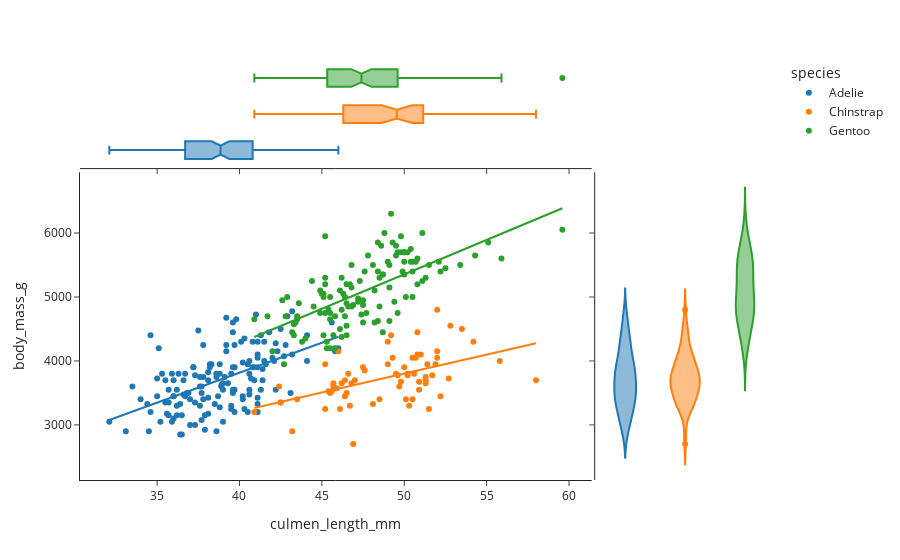

The cell this chart's notebook holds for it:
### Code cell
fig = px.scatter(df, x="culmen_length_mm", y="body_mass_g", color="species", marginal_y="violin",
           marginal_x="box", trendline="ols", template="simple_white")
fig.show()

### Figure 1 — Plotly figure (JSON) as saved in the notebook; plotly's stock layout.template omitted (floating-point values rounded to 4 significant figures; data arrays with more than 128 entries replaced by an {"elided": "..."} marker saying what was removed)
{"data": [{"hovertemplate": "species=Adelie<br>culmen_length_mm=%{x}<br>body_mass_g=%{y}<extra></extra>", "legendgroup": "Adelie", "marker": {"color": "#1F77B4", "symbol": "circle"}, "mode": "markers", "name": "Adelie", "orientation": "v", "showlegend": true, "type": "scatter", "x": {"elided": "146 float values"}, "xaxis": "x", "y": {"elided": "146 int values"}, "yaxis": "y"}, {"alignmentgroup": "True", "hovertemplate": "species=Adelie<br>culmen_length_mm=%{x}<extra></extra>", "legendgroup": "Adelie", "marker": {"color": "#1F77B4", "symbol": "circle"}, "name": "Adelie", "notched": true, "offsetgroup": "Adelie", "showlegend": false, "type": "box", "x": {"elided": "146 float values"}, "xaxis": "x3", "yaxis": "y3"}, {"alignmentgroup": "True", "hovertemplate": "species=Adelie<br>body_mass_g=%{y}<extra></extra>", "legendgroup": "Adelie", "marker": {"color": "#1F77B4", "symbol": "circle"}, "name": "Adelie", "offsetgroup": "Adelie", "scalegroup": "y", "showlegend": false, "type": "violin", "xaxis": "x2", "y": {"elided": "146 int values"}, "yaxis": "y2"}, {"hovertemplate": "<b>OLS trendline</b><br>body_mass_g = 93.7491 * culmen_length_mm + 66.4508<br>R<sup>2</sup>=0.296237<br><br>species=Adelie<br>culmen_length_mm=%{x}<br>body_mass_g=%{y} <b>(trend)</b><extra></extra>", "legendgroup": "Adelie", "marker": {"color": "#1F77B4", "symbol": "circle"}, "mode": "lines", "name": "Adelie", "showlegend": false, "type": "scatter", "x": {"elided": "146 float values"}, "xaxis": "x", "y": {"elided": "146 float values"}, "yaxis": "y"}, {"hovertemplate": "species=Chinstrap<br>culmen_length_mm=%{x}<br>body_mass_g=%{y}<extra></extra>", "legendgroup": "Chinstrap", "marker": {"color": "#FF7F0E", "symbol": "circle"}, "mode": "markers", "name": "Chinstrap", "orientation": "v", "showlegend": true, "type": "scatter", "x": [46.5, 50, 51.3, 45.4, 52.7, 45.2, 46.1, 51.3, 46, 51.3, 46.6, 51.7, 47, 52, 45.9, 50.5, 50.3, 58, 46.4, 49.2, 42.4, 48.5, 43.2, 50.6, 46.7, 52, 50.5, 49.5, 46.4, 52.8, 40.9, 54.2, 42.5, 51, 49.7, 47.5, 47.6, 52, 46.9, 53.5, 49, 46.2, 50.9, 45.5, 50.9, 50.8, 50.1, 49, 51.5, 49.8, 48.1, 51.4, 45.7, 50.7, 42.5, 52.2, 45.2, 49.3, 50.2, 45.6, 51.9, 46.8, 45.7, 55.8, 43.5, 49.6, 50.8, 50.2], "xaxis": "x", "y": [3500, 3900, 3650, 3525, 3725, 3950, 3250, 3750, 4150, 3700, 3800, 3775, 3700, 4050, 3575, 4050, 3300, 3700, 3450, 4400, 3600, 3400, 2900, 3800, 3300, 4150, 3400, 3800, 3700, 4550, 3200, 4300, 3350, 4100, 3600, 3900, 3850, 4800, 2700, 4500, 3950, 3650, 3550, 3500, 3675, 4450, 3400, 4300, 3250, 3675, 3325, 3950, 3600, 4050, 3350, 3450, 3250, 4050, 3800, 3525, 3950, 3650, 3650, 4000, 3400, 3775, 4100, 3775], "yaxis": "y"}, {"alignmentgroup": "True", "hovertemplate": "species=Chinstrap<br>culmen_length_mm=%{x}<extra></extra>", "legendgroup": "Chinstrap", "marker": {"color": "#FF7F0E", "symbol": "circle"}, "name": "Chinstrap", "notched": true, "offsetgroup": "Chinstrap", "showlegend": false, "type": "box", "x": [46.5, 50, 51.3, 45.4, 52.7, 45.2, 46.1, 51.3, 46, 51.3, 46.6, 51.7, 47, 52, 45.9, 50.5, 50.3, 58, 46.4, 49.2, 42.4, 48.5, 43.2, 50.6, 46.7, 52, 50.5, 49.5, 46.4, 52.8, 40.9, 54.2, 42.5, 51, 49.7, 47.5, 47.6, 52, 46.9, 53.5, 49, 46.2, 50.9, 45.5, 50.9, 50.8, 50.1, 49, 51.5, 49.8, 48.1, 51.4, 45.7, 50.7, 42.5, 52.2, 45.2, 49.3, 50.2, 45.6, 51.9, 46.8, 45.7, 55.8, 43.5, 49.6, 50.8, 50.2], "xaxis": "x3", "yaxis": "y3"}, {"alignmentgroup": "True", "hovertemplate": "species=Chinstrap<br>body_mass_g=%{y}<extra></extra>", "legendgroup": "Chinstrap", "marker": {"color": "#FF7F0E", "symbol": "circle"}, "name": "Chinstrap", "offsetgroup": "Chinstrap", "scalegroup": "y", "showlegend": false, "type": "violin", "xaxis": "x2", "y": [3500, 3900, 3650, 3525, 3725, 3950, 3250, 3750, 4150, 3700, 3800, 3775, 3700, 4050, 3575, 4050, 3300, 3700, 3450, 4400, 3600, 3400, 2900, 3800, 3300, 4150, 3400, 3800, 3700, 4550, 3200, 4300, 3350, 4100, 3600, 3900, 3850, 4800, 2700, 4500, 3950, 3650, 3550, 3500, 3675, 4450, 3400, 4300, 3250, 3675, 3325, 3950, 3600, 4050, 3350, 3450, 3250, 4050, 3800, 3525, 3950, 3650, 3650, 4000, 3400, 3775, 4100, 3775], "yaxis": "y2"}, {"hovertemplate": "<b>OLS trendline</b><br>body_mass_g = 59.1177 * culmen_length_mm + 846.143<br>R<sup>2</sup>=0.263824<br><br>species=Chinstrap<br>culmen_length_mm=%{x}<br>body_mass_g=%{y} <b>(trend)</b><extra></extra>", "legendgroup": "Chinstrap", "marker": {"color": "#FF7F0E", "symbol": "circle"}, "mode": "lines", "name": "Chinstrap", "showlegend": false, "type": "scatter", "x": [40.9, 42.4, 42.5, 42.5, 43.2, 43.5, 45.2, 45.2, 45.4, 45.5, 45.6, 45.7, 45.7, 45.9, 46, 46.1, 46.2, 46.4, 46.4, 46.5, 46.6, 46.7, 46.8, 46.9, 47, 47.5, 47.6, 48.1, 48.5, 49, 49, 49.2, 49.3, 49.5, 49.6, 49.7, 49.8, 50, 50.1, 50.2, 50.2, 50.3, 50.5, 50.5, 50.6, 50.7, 50.8, 50.8, 50.9, 50.9, 51, 51.3, 51.3, 51.3, 51.4, 51.5, 51.7, 51.9, 52, 52, 52, 52.2, 52.7, 52.8, 53.5, 54.2, 55.8, 58], "xaxis": "x", "y": [3264.0, 3353.0, 3359.0, 3359.0, 3400.0, 3418.0, 3518.0, 3518.0, 3530.0, 3536.0, 3542.0, 3548.0, 3548.0, 3560.0, 3566.0, 3571.0, 3577.0, 3589.0, 3589.0, 3595.0, 3601.0, 3607.0, 3613.0, 3619.0, 3625.0, 3654.0, 3660.0, 3690.0, 3713.0, 3743.0, 3743.0, 3755.0, 3761.0, 3772.0, 3778.0, 3784.0, 3790.0, 3802.0, 3808.0, 3814.0, 3814.0, 3820.0, 3832.0, 3832.0, 3838.0, 3843.0, 3849.0, 3849.0, 3855.0, 3855.0, 3861.0, 3879.0, 3879.0, 3879.0, 3885.0, 3891.0, 3903.0, 3914.0, 3920.0, 3920.0, 3920.0, 3932.0, 3962.0, 3968.0, 4009.0, 4050.0, 4145.0, 4275.0], "yaxis": "y"}, {"hovertemplate": "species=Gentoo<br>culmen_length_mm=%{x}<br>body_mass_g=%{y}<extra></extra>", "legendgroup": "Gentoo", "marker": {"color": "#2CA02C", "symbol": "circle"}, "mode": "markers", "name": "Gentoo", "orientation": "v", "showlegend": true, "type": "scatter", "x": [46.1, 50, 48.7, 50, 47.6, 46.5, 45.4, 46.7, 43.3, 46.8, 40.9, 49, 45.5, 48.4, 45.8, 49.3, 42, 49.2, 46.2, 48.7, 50.2, 45.1, 46.5, 46.3, 42.9, 46.1, 47.8, 48.2, 50, 47.3, 42.8, 45.1, 59.6, 49.1, 48.4, 42.6, 44.4, 44, 48.7, 42.7, 49.6, 45.3, 49.6, 50.5, 43.6, 45.5, 50.5, 44.9, 45.2, 46.6, 48.5, 45.1, 50.1, 46.5, 45, 43.8, 45.5, 43.2, 50.4, 45.3, 46.2, 45.7, 54.3, 45.8, 49.8, 49.5, 43.5, 50.7, 47.7, 46.4, 48.2, 46.5, 46.4, 48.6, 47.5, 51.1, 45.2, 45.2, 49.1, 52.5, 47.4, 50, 44.9, 50.8, 43.4, 51.3, 47.5, 52.1, 47.5, 52.2, 45.5, 49.5, 44.5, 50.8, 49.4, 46.9, 48.4, 51.1, 48.5, 55.9, 47.2, 49.1, 46.8, 41.7, 53.4, 43.3, 48.1, 50.5, 49.8, 43.5, 51.5, 46.2, 55.1, 48.8, 47.2, 46.8, 50.4, 45.2, 49.9], "xaxis": "x", "y": [4500, 5700, 4450, 5700, 5400, 4550, 4800, 5200, 4400, 5150, 4650, 5550, 4650, 5850, 4200, 5850, 4150, 6300, 4800, 5350, 5700, 5000, 4400, 5050, 5000, 5100, 5650, 4600, 5550, 5250, 4700, 5050, 6050, 5150, 5400, 4950, 5250, 4350, 5350, 3950, 5700, 4300, 4750, 5550, 4900, 4200, 5400, 5100, 5300, 4850, 5300, 4400, 5000, 4900, 5050, 4300, 5000, 4450, 5550, 4200, 5300, 4400, 5650, 4700, 5700, 5800, 4700, 5550, 4750, 5000, 5100, 5200, 4700, 5800, 4600, 6000, 4750, 5950, 4625, 5450, 4725, 5350, 4750, 5600, 4600, 5300, 4875, 5550, 4950, 5400, 4750, 5650, 4850, 5200, 4925, 4875, 4625, 5250, 4850, 5600, 4975, 5500, 5500, 4700, 5500, 4575, 5500, 5000, 5950, 4650, 5500, 4375, 5850, 6000, 4925, 4850, 5750, 5200, 5400], "yaxis": "y"}, {"alignmentgroup": "True", "hovertemplate": "species=Gentoo<br>culmen_length_mm=%{x}<extra></extra>", "legendgroup": "Gentoo", "marker": {"color": "#2CA02C", "symbol": "circle"}, "name": "Gentoo", "notched": true, "offsetgroup": "Gentoo", "showlegend": false, "type": "box", "x": [46.1, 50, 48.7, 50, 47.6, 46.5, 45.4, 46.7, 43.3, 46.8, 40.9, 49, 45.5, 48.4, 45.8, 49.3, 42, 49.2, 46.2, 48.7, 50.2, 45.1, 46.5, 46.3, 42.9, 46.1, 47.8, 48.2, 50, 47.3, 42.8, 45.1, 59.6, 49.1, 48.4, 42.6, 44.4, 44, 48.7, 42.7, 49.6, 45.3, 49.6, 50.5, 43.6, 45.5, 50.5, 44.9, 45.2, 46.6, 48.5, 45.1, 50.1, 46.5, 45, 43.8, 45.5, 43.2, 50.4, 45.3, 46.2, 45.7, 54.3, 45.8, 49.8, 49.5, 43.5, 50.7, 47.7, 46.4, 48.2, 46.5, 46.4, 48.6, 47.5, 51.1, 45.2, 45.2, 49.1, 52.5, 47.4, 50, 44.9, 50.8, 43.4, 51.3, 47.5, 52.1, 47.5, 52.2, 45.5, 49.5, 44.5, 50.8, 49.4, 46.9, 48.4, 51.1, 48.5, 55.9, 47.2, 49.1, 46.8, 41.7, 53.4, 43.3, 48.1, 50.5, 49.8, 43.5, 51.5, 46.2, 55.1, 48.8, 47.2, 46.8, 50.4, 45.2, 49.9], "xaxis": "x3", "yaxis": "y3"}, {"alignmentgroup": "True", "hovertemplate": "species=Gentoo<br>body_mass_g=%{y}<extra></extra>", "legendgroup": "Gentoo", "marker": {"color": "#2CA02C", "symbol": "circle"}, "name": "Gentoo", "offsetgroup": "Gentoo", "scalegroup": "y", "showlegend": false, "type": "violin", "xaxis": "x2", "y": [4500, 5700, 4450, 5700, 5400, 4550, 4800, 5200, 4400, 5150, 4650, 5550, 4650, 5850, 4200, 5850, 4150, 6300, 4800, 5350, 5700, 5000, 4400, 5050, 5000, 5100, 5650, 4600, 5550, 5250, 4700, 5050, 6050, 5150, 5400, 4950, 5250, 4350, 5350, 3950, 5700, 4300, 4750, 5550, 4900, 4200, 5400, 5100, 5300, 4850, 5300, 4400, 5000, 4900, 5050, 4300, 5000, 4450, 5550, 4200, 5300, 4400, 5650, 4700, 5700, 5800, 4700, 5550, 4750, 5000, 5100, 5200, 4700, 5800, 4600, 6000, 4750, 5950, 4625, 5450, 4725, 5350, 4750, 5600, 4600, 5300, 4875, 5550, 4950, 5400, 4750, 5650, 4850, 5200, 4925, 4875, 4625, 5250, 4850, 5600, 4975, 5500, 5500, 4700, 5500, 4575, 5500, 5000, 5950, 4650, 5500, 4375, 5850, 6000, 4925, 4850, 5750, 5200, 5400], "yaxis": "y2"}, {"hovertemplate": "<b>OLS trendline</b><br>body_mass_g = 107.642 * culmen_length_mm + -27.8972<br>R<sup>2</sup>=0.444529<br><br>species=Gentoo<br>culmen_length_mm=%{x}<br>body_mass_g=%{y} <b>(trend)</b><extra></extra>", "legendgroup": "Gentoo", "marker": {"color": "#2CA02C", "symbol": "circle"}, "mode": "lines", "name": "Gentoo", "showlegend": false, "type": "scatter", "x": [40.9, 41.7, 42, 42.6, 42.7, 42.8, 42.9, 43.2, 43.3, 43.3, 43.4, 43.5, 43.5, 43.6, 43.8, 44, 44.4, 44.5, 44.9, 44.9, 45, 45.1, 45.1, 45.1, 45.2, 45.2, 45.2, 45.2, 45.3, 45.3, 45.4, 45.5, 45.5, 45.5, 45.5, 45.7, 45.8, 45.8, 46.1, 46.1, 46.2, 46.2, 46.2, 46.3, 46.4, 46.4, 46.5, 46.5, 46.5, 46.5, 46.6, 46.7, 46.8, 46.8, 46.8, 46.9, 47.2, 47.2, 47.3, 47.4, 47.5, 47.5, 47.5, 47.6, 47.7, 47.8, 48.1, 48.2, 48.2, 48.4, 48.4, 48.4, 48.5, 48.5, 48.6, 48.7, 48.7, 48.7, 48.8, 49, 49.1, 49.1, 49.1, 49.2, 49.3, 49.4, 49.5, 49.5, 49.6, 49.6, 49.8, 49.8, 49.9, 50, 50, 50, 50, 50.1, 50.2, 50.4, 50.4, 50.5, 50.5, 50.5, 50.7, 50.8, 50.8, 51.1, 51.1, 51.3, 51.5, 52.1, 52.2, 52.5, 53.4, 54.3, 55.1, 55.9, 59.6], "xaxis": "x", "y": [4375.0, 4461.0, 4493.0, 4558.0, 4568.0, 4579.0, 4590.0, 4622.0, 4633.0, 4633.0, 4644.0, 4655.0, 4655.0, 4665.0, 4687.0, 4708.0, 4751.0, 4762.0, 4805.0, 4805.0, 4816.0, 4827.0, 4827.0, 4827.0, 4838.0, 4838.0, 4838.0, 4838.0, 4848.0, 4848.0, 4859.0, 4870.0, 4870.0, 4870.0, 4870.0, 4891.0, 4902.0, 4902.0, 4934.0, 4934.0, 4945.0, 4945.0, 4945.0, 4956.0, 4967.0, 4967.0, 4977.0, 4977.0, 4977.0, 4977.0, 4988.0, 4999.0, 5010.0, 5010.0, 5010.0, 5021.0, 5053.0, 5053.0, 5064.0, 5074.0, 5085.0, 5085.0, 5085.0, 5096.0, 5107.0, 5117.0, 5150.0, 5160.0, 5160.0, 5182.0, 5182.0, 5182.0, 5193.0, 5193.0, 5204.0, 5214.0, 5214.0, 5214.0, 5225.0, 5247.0, 5257.0, 5257.0, 5257.0, 5268.0, 5279.0, 5290.0, 5300.0, 5300.0, 5311.0, 5311.0, 5333.0, 5333.0, 5343.0, 5354.0, 5354.0, 5354.0, 5354.0, 5365.0, 5376.0, 5397.0, 5397.0, 5408.0, 5408.0, 5408.0, 5430.0, 5440.0, 5440.0, 5473.0, 5473.0, 5494.0, 5516.0, 5580.0, 5591.0, 5623.0, 5720.0, 5817.0, 5903.0, 5989.0, 6388.0], "yaxis": "y"}], "layout": {"legend": {"title": {"text": "species"}, "tracegroupgap": 0}, "margin": {"t": 60}, "xaxis": {"anchor": "y", "domain": [0, 0.7363], "title": {"text": "culmen_length_mm"}}, "xaxis2": {"anchor": "y2", "domain": [0.7413, 1], "matches": "x2", "showline": false, "showticklabels": false, "ticks": ""}, "xaxis3": {"anchor": "y3", "domain": [0, 0.7363], "matches": "x", "showticklabels": false}, "xaxis4": {"anchor": "y4", "domain": [0.7413, 1], "matches": "x2", "showline": false, "showticklabels": false, "ticks": ""}, "yaxis": {"anchor": "x", "domain": [0, 0.7326], "title": {"text": "body_mass_g"}}, "yaxis2": {"anchor": "x2", "domain": [0, 0.7326], "matches": "y", "showticklabels": false}, "yaxis3": {"anchor": "x3", "domain": [0.7426, 1], "matches": "y3", "showline": false, "showticklabels": false, "ticks": ""}, "yaxis4": {"anchor": "x4", "domain": [0.7426, 1], "matches": "y3", "showline": false, "showticklabels": false, "ticks": ""}}}
